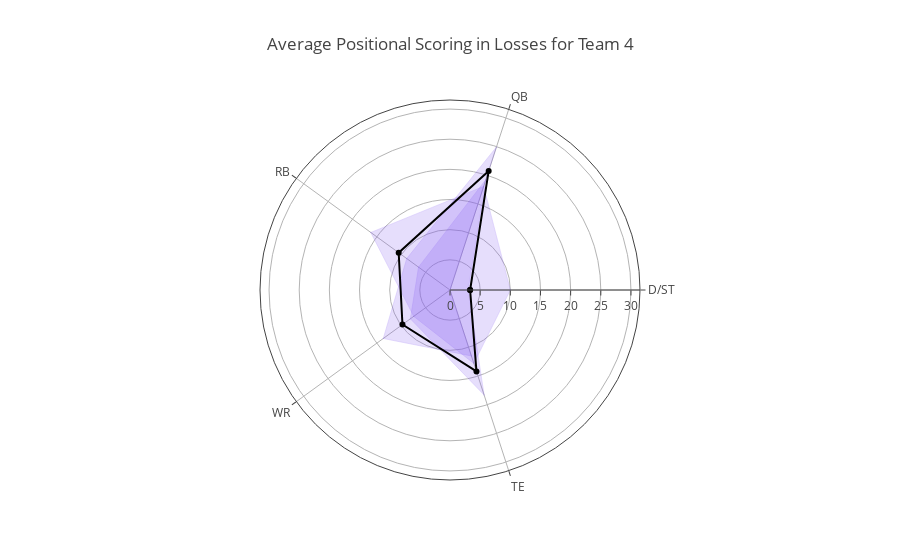

Notebook cell for this chart:
### Markdown cell above
Each purple trace shows an individual week. The black line shows the average positional score in wins for my team. On average, in matchups that I won, my QB scored 20.1, RBs averaged 16.7, WRs averaged 12.8, TE scored 10.2, and D/ST scored 7.8.

Let's see how this compares to a similar radial chart for losses.

### Code cell
# Box scores for selected team in losses:
df_team_loss = df_team[df_team['Won'] == False]
# List of positions. 'D/ST' is listed twice to connect the radial trace:
positions = ['D/ST', 'QB', 'RB', 'WR', 'TE', 'D/ST']
# Loop through matchups:
data_loss = []
for m in df_team_loss['Matchup']:
    trace1 = go.Scatterpolar(
        # Loop through positions:
        r = [df_team_loss[df_team_loss['Matchup'] == m][p].item() for p in positions],
        theta = positions,
        fill = 'toself',
        opacity = 0.4,
        mode = 'lines+markers',
        line = dict(width = 0.5, color = 'rgb(131, 90, 241)'),
        marker = dict(size = 1),
        name = 'Week {}'.format(m))
    data_loss.append(trace1)

# Create trace for average positional scores:
trace2 = go.Scatterpolar(
    r = [df_team_loss[p].mean() for p in positions],
    theta = positions,
    name = 'Season avg.',
    opacity = 1,
    line = dict(width = 2,color = 'black'))
data_loss.append(trace2)

layout = go.Layout(title = 'Average Positional Scoring in Losses for {}'.format(selected_team),
                   hovermode = 'closest',
                   polar = dict(radialaxis = dict(visible = True, range = [0,df_team[positions].max().max()])),
                   showlegend = False)
    
fig = {'data':data_loss,'layout':layout}
iplot(fig)

### Figure 1 — Plotly figure (JSON) as saved in the notebook; plotly's stock layout.template omitted (floating-point values rounded to 4 significant figures)
{"data": [{"fill": "toself", "line": {"color": "rgb(131, 90, 241)", "width": 0.5}, "marker": {"size": 1}, "mode": "lines+markers", "name": "Week 1", "opacity": 0.4, "r": [-3, 24.94, 8.87, 13.67, 11.5, -3], "theta": ["D/ST", "QB", "RB", "WR", "TE", "D/ST"], "type": "scatterpolar", "uid": "1394e0e2-25d2-11e9-bc1a-c49ded227fdd"}, {"fill": "toself", "line": {"color": "rgb(131, 90, 241)", "width": 0.5}, "marker": {"size": 1}, "mode": "lines+markers", "name": "Week 7", "opacity": 0.4, "r": [3, 19.26, 6.45, 8.12, 18.3, 3], "theta": ["D/ST", "QB", "RB", "WR", "TE", "D/ST"], "type": "scatterpolar", "uid": "1394e0e3-25d2-11e9-b76b-c49ded227fdd"}, {"fill": "toself", "line": {"color": "rgb(131, 90, 241)", "width": 0.5}, "marker": {"size": 1}, "mode": "lines+markers", "name": "Week 10", "opacity": 0.4, "r": [10, 18.06, 16.23, 7.43, 12.8, 10], "theta": ["D/ST", "QB", "RB", "WR", "TE", "D/ST"], "type": "scatterpolar", "uid": "1394e0e4-25d2-11e9-ab75-c49ded227fdd"}, {"line": {"color": "black", "width": 2}, "name": "Season avg.", "opacity": 1, "r": [3.333, 20.75, 10.52, 9.74, 14.2, 3.333], "theta": ["D/ST", "QB", "RB", "WR", "TE", "D/ST"], "type": "scatterpolar", "uid": "1394e0e5-25d2-11e9-8382-c49ded227fdd"}], "layout": {"hovermode": "closest", "polar": {"radialaxis": {"range": [0, 31.5], "visible": true}}, "showlegend": false, "title": "Average Positional Scoring in Losses for Team 4"}}
